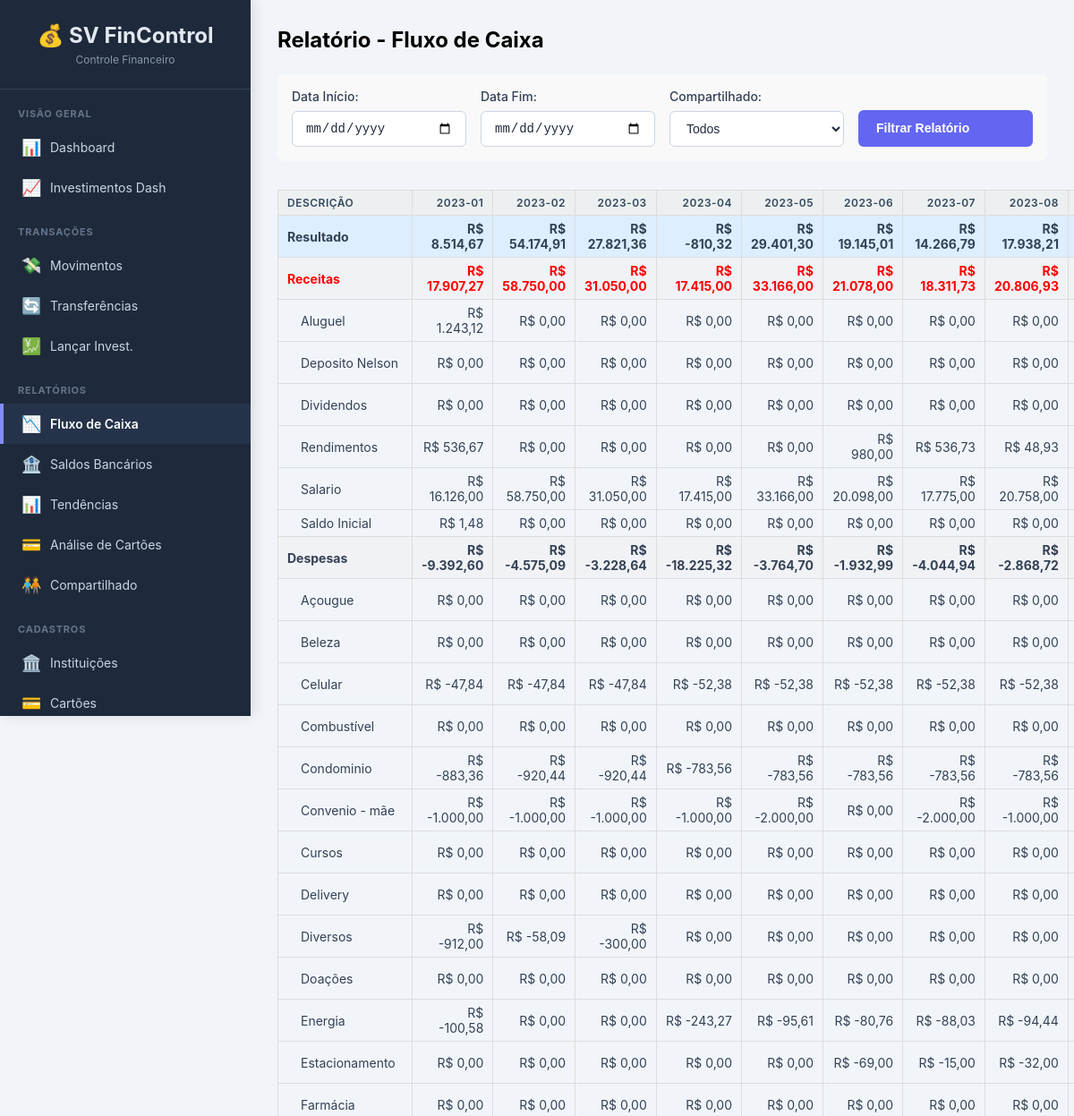
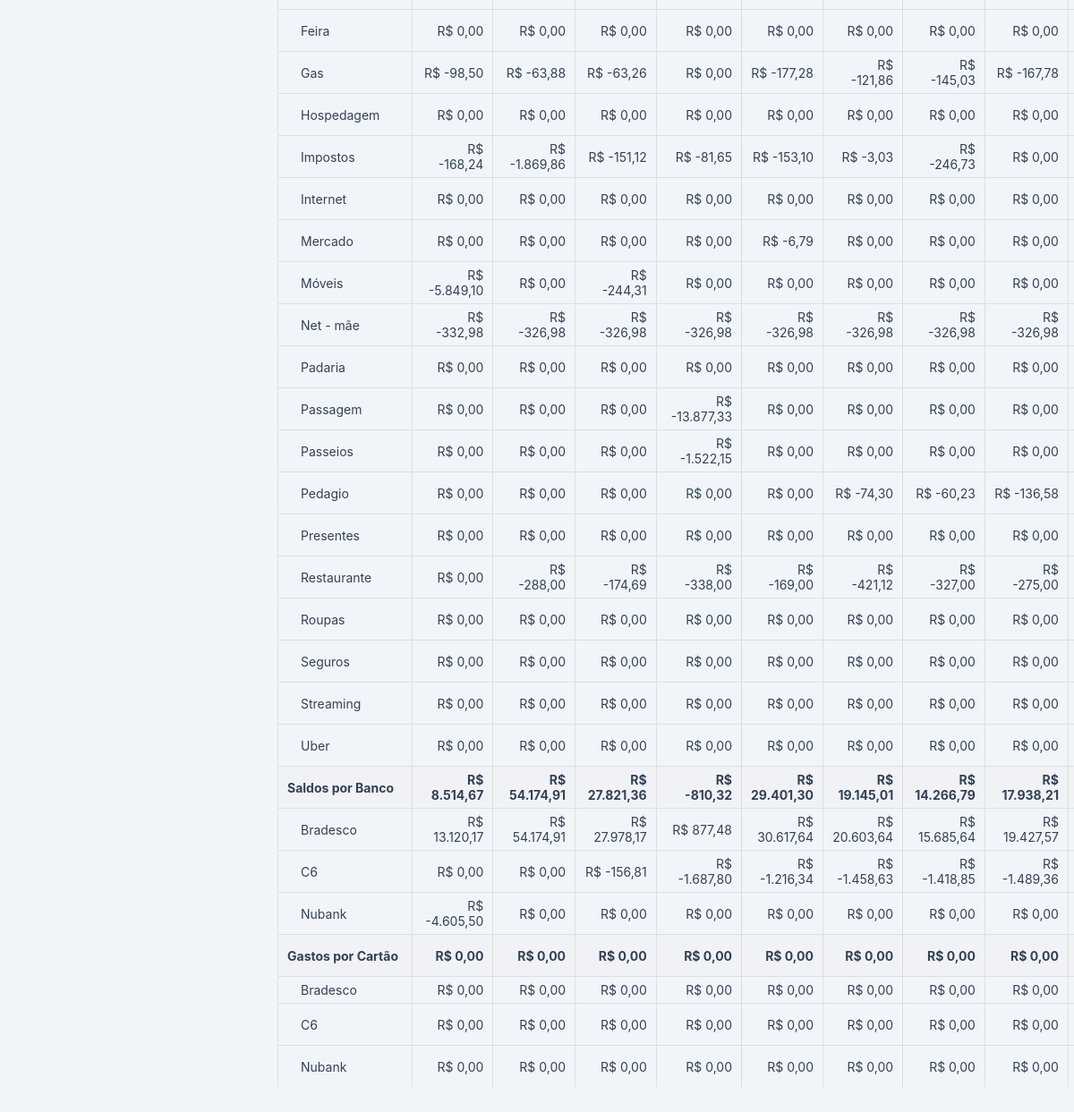
Screenshot of /relatorio/fluxo with the database file from the repository (2 pictures, top to bottom).
### tables this page shows
CREATE TABLE movimentos (
        id INTEGER PRIMARY KEY AUTOINCREMENT,
        data_movimento TEXT NOT NULL,
        data_efetivacao TEXT,
        descricao TEXT NOT NULL,
        categoria_id INTEGER NOT NULL,
        instituicao_id INTEGER NOT NULL,
        cartao_id INTEGER,
        valor REAL NOT NULL,
        status TEXT NOT NULL CHECK(status IN ('Pendente', 'Efetivado')),
        compartilhado TEXT NOT NULL CHECK(compartilhado IN ('100% Silvia', '100% Nelson', '50/50')),
        FOREIGN KEY (categoria_id) REFERENCES categorias (id),
        FOREIGN KEY (instituicao_id) REFERENCES instituicoes (id),
        FOREIGN KEY (cartao_id) REFERENCES cartoes_credito (id)
    );

CREATE TABLE categorias (
        id INTEGER PRIMARY KEY AUTOINCREMENT,
        descricao TEXT NOT NULL UNIQUE,
        tipo TEXT NOT NULL CHECK(tipo IN ('Receita', 'Despesa'))
    );

CREATE TABLE instituicoes (
        id INTEGER PRIMARY KEY AUTOINCREMENT,
        descricao TEXT NOT NULL UNIQUE
    );

CREATE TABLE cartoes_credito (
        id INTEGER PRIMARY KEY AUTOINCREMENT,
        descricao TEXT NOT NULL,
        instituicao_id INTEGER NOT NULL,
        vencimento INTEGER NOT NULL,
        limite REAL NOT NULL,
        FOREIGN KEY (instituicao_id) REFERENCES instituicoes (id)
    );

### app.py (the view, shortened to what this page needs)
@app.route('/relatorio/fluxo')
def relatorio_fluxo():
    conn = get_db_connection()
    data_inicio = request.args.get('data_inicio')
    data_fim = request.args.get('data_fim')
    filtro_compartilhado = request.args.get('compartilhado', 'Todos')
    sql = '''
        SELECT
            m.data_movimento, m.data_efetivacao, m.valor, m.compartilhado, m.status,
            c.descricao AS categoria, c.tipo AS categoria_tipo,
            i.descricao AS instituicao, cc.descricao AS cartao
        FROM movimentos m
        JOIN categorias c ON m.categoria_id = c.id
        JOIN instituicoes i ON m.instituicao_id = i.id
        LEFT JOIN cartoes_credito cc ON m.cartao_id = cc.id
        WHERE 1=1 '''
    params = []
    if filtro_compartilhado != 'Todos': sql += " AND m.compartilhado = ?"; params.append(filtro_compartilhado)
    try:
        df_base = pd.read_sql_query(sql, conn, params=params, parse_dates=['data_movimento'])
        conn.close()
        df_base['data_efetivacao'] = pd.to_datetime(df_base['data_efetivacao'], errors='coerce')
    except Exception as e:
        if conn: conn.close();
        flash(f"Erro ao buscar dados: {e}", "error")
        return render_template('relatorio_fluxo.html', tables={}, months=[], data_inicio=data_inicio, data_fim=data_fim, filtro_compartilhado=filtro_compartilhado, show_table=False)
    if df_base.empty:
        flash("Nenhum movimento encontrado.", "info")
        return render_template('relatorio_fluxo.html', tables={}, months=[], data_inicio=data_inicio, data_fim=data_fim, filtro_compartilhado=filtro_compartilhado, show_table=False)
    df_fluxo_filtrado = df_base.copy()
    df_banco_filtrado = df_base.copy()
    df_cartao_filtrado = df_base.copy()
    all_months = sorted(df_fluxo_filtrado['data_movimento'].dt.strftime('%Y-%m').unique()) if not df_fluxo_filtrado.empty else []
    all_cols_with_media = all_months + ['Média']
    pivot_fluxo = pd.DataFrame()
    resultado = pd.Series(0, index=all_cols_with_media)
    total_receitas = pd.Series(0, index=all_cols_with_media)
    total_despesas = pd.Series(0, index=all_cols_with_media)
    if not df_fluxo_filtrado.empty:
        df_fluxo_filtrado['MesAno'] = df_fluxo_filtrado['data_movimento'].dt.strftime('%Y-%m')
        pivot_fluxo = pd.pivot_table(df_fluxo_filtrado, values='valor', index=['categoria_tipo', 'categoria'], columns='MesAno', aggfunc='sum', fill_value=0)
        pivot_fluxo = pivot_fluxo.reindex(columns=all_months, fill_value=0)
        if not pivot_fluxo.empty:
            pivot_fluxo['Média'] = pivot_fluxo[all_months].mean(axis=1) if all_months else 0
            total_receitas = pivot_fluxo.loc['Receita'].sum() if 'Receita' in pivot_fluxo.index.get_level_values(0) else pd.Series(0, index=pivot_fluxo.columns)
            total_despesas = pivot_fluxo.loc['Despesa'].sum() if 'Despesa' in pivot_fluxo.index.get_level_values(0) else pd.Series(0, index=pivot_fluxo.columns)
            resultado = total_receitas + total_despesas
    df_banco_final = df_banco_filtrado[(df_banco_filtrado['status'] == 'Efetivado') & (df_banco_filtrado['cartao'].isna()) & (df_banco_filtrado['data_efetivacao'].notna())]
    pivot_banco = pd.DataFrame()
    total_bancos = pd.Series(0, index=all_cols_with_media)
    if not df_banco_final.empty:
        df_banco_final['MesAno'] = df_banco_final['data_efetivacao'].dt.strftime('%Y-%m')
        df_banco_final = df_banco_final[df_banco_final['MesAno'].isin(all_months)]
        pivot_banco = pd.pivot_table(df_banco_final, values='valor', index='instituicao', columns='MesAno', aggfunc='sum', fill_value=0)
        pivot_banco = pivot_banco.reindex(columns=all_months, fill_value=0)
        if not pivot_banco.empty:
            pivot_banco['Média'] = pivot_banco[all_months].mean(axis=1) if all_months else 0
            total_bancos = pivot_banco.sum()
    df_cartao_final = df_cartao_filtrado[df_cartao_filtrado['cartao'].notna() & df_cartao_filtrado['data_efetivacao'].notna()]
    pivot_cartao = pd.DataFrame()
    total_cartoes = pd.Series(0, index=all_cols_with_media)
    if not df_cartao_final.empty:
        df_cartao_final['MesAno'] = df_cartao_final['data_efetivacao'].dt.strftime('%Y-%m')
        df_cartao_final = df_cartao_final[df_cartao_final['MesAno'].isin(all_months)]
        pivot_cartao = pd.pivot_table(df_cartao_final, values='valor', index='cartao', columns='MesAno', aggfunc='sum', fill_value=0).abs()
        pivot_cartao = pivot_cartao.reindex(columns=all_months, fill_value=0)
        if not pivot_cartao.empty:
            pivot_cartao['Média'] = pivot_cartao[all_months].mean(axis=1) if all_months else 0
            total_cartoes = pivot_cartao.sum()
    def prepare_total_dict(series_data):
        dict_data = series_data.to_dict()
        for col in all_cols_with_media:
            if col not in dict_data: dict_data[col] = 0
        return {key: format_brl(value) for key, value in dict_data.items()}
    tables = {
        'Resultado': prepare_total_dict(resultado),
        'Receitas': pivot_fluxo.loc['Receita'].applymap(format_brl).reset_index().to_dict('records') if not pivot_fluxo.empty and 'Receita' in pivot_fluxo.index.get_level_values(0) else [],
        'Total_Receitas': prepare_total_dict(total_receitas),
        'Despesas': pivot_fluxo.loc['Despesa'].applymap(format_brl).reset_index().to_dict('records') if not pivot_fluxo.empty and 'Despesa' in pivot_fluxo.index.get_level_values(0) else [],
        'Total_Despesas': prepare_total_dict(total_despesas),
        'Saldos_Banco': pivot_banco.applymap(format_brl).reset_index().to_dict('records') if not pivot_banco.empty else [],
        'Total_Saldos_Banco': prepare_total_dict(total_bancos),
        'Gastos_Cartao': pivot_cartao.applymap(format_brl).reset_index().to_dict('records') if not pivot_cartao.empty else [],
        'Total_Gastos_Cartao': prepare_total_dict(total_cartoes)
    }
    has_months_data = bool(all_months)
    if not has_months_data and (data_inicio or data_fim):
         flash("Nenhum movimento encontrado para o período/filtro.", "info")
    return render_template('relatorio_fluxo.html', tables=tables, months=all_months,
                           data_inicio=data_inicio, data_fim=data_fim,
                           filtro_compartilhado=filtro_compartilhado, show_table=has_months_data)

### app.py (called while the page is built)
def format_brl(value):
    if pd.isna(value) or value == 0:
         return "R$ 0,00"
    try:
         float_value = float(value)
         if float_value == 0.0 and math.copysign(1.0, float_value) == -1.0:
             return "R$ 0,00"
         return f"R$ {float_value:,.2f}".replace(",", "X").replace(".", ",").replace("X", ".")
    except (ValueError, TypeError):
         return "Valor Inválido"

def get_db_connection():
    conn = sqlite3.connect(DATABASE, detect_types=sqlite3.PARSE_DECLTYPES | sqlite3.PARSE_COLNAMES)
    conn.execute("PRAGMA foreign_keys = ON;")
    conn.execute("PRAGMA journal_mode=WAL")
    conn.row_factory = sqlite3.Row
    return conn

### templates/relatorio_fluxo.html (shortened to what this page needs)
{% extends "base.html" %}
{% block content %}
    <h2>Relatório - Fluxo de Caixa</h2>
    <form method="GET" action="{{ url_for('relatorio_fluxo') }}" style="margin: 1.5rem 0; background-color: #f9f9f9; padding: 1rem; border-radius: 8px;">
        <div style="display: grid; grid-template-columns: 1fr 1fr 1fr 1fr; gap: 1rem; align-items: flex-end;">
            <div class="form-group" style="margin-bottom: 0;">
                <label for="data_inicio">Data Início:</label>
                <input type="date" name="data_inicio" value="{{ data_inicio or '' }}">
            </div>
            <div class="form-group" style="margin-bottom: 0;">
                <label for="data_fim">Data Fim:</label>
                <input type="date" name="data_fim" value="{{ data_fim or '' }}">
            </div>
            <div class="form-group" style="margin-bottom: 0;">
                <label for="compartilhado">Compartilhado:</label>
                <select name="compartilhado">
                    <option value="Todos" {% if filtro_compartilhado == 'Todos' %}selected{% endif %}>Todos</option>
                </select>
            </div>
            <button type="submit" class="btn btn-primary">Filtrar Relatório</button>
        </div>
    </form>
    {% if tables %}
    <table class="report-table table table-bordered table-hover table-sm" style="margin-top: 2rem;">
        <thead>
            <tr>
                <th>Descrição</th>
                {% for month in months %}
                    <th>{{ month }}</th>
                {% endfor %}
            </tr>
        </thead>
        <tbody>
            <tr class="total-resultado">
                <td><strong>Resultado</strong></td>
                {% for month in months %}
                    <td>{{ tables['Resultado'].get(month, 'R$ 0,00') }}</td>
                {% endfor %}
            </tr>
            <tr class="section-header">
                <td><strong>Receitas</strong></td>
                {% for month in months %}
                    <td>{{ tables['Total_Receitas'].get(month, 'R$ 0,00') }}</td>
                {% endfor %}
            </tr>
            {% for receita in tables['Receitas'] %}
            <tr>
                <td class="category-indent">{{ receita.categoria }}</td>
                {% for month in months %}
                    <td>{{ receita.get(month, 'R$ 0,00') }}</td>
                {% endfor %}
            </tr>
            {% endfor %}
            <tr class="section-header">
                <td><strong>Despesas</strong></td>
                {% for month in months %}
                    <td>{{ tables['Total_Despesas'].get(month, 'R$ 0,00') }}</td>
                {% endfor %}
            </tr>
            {% for despesa in tables['Despesas'] %}
            <tr>
                <td class="category-indent">{{ despesa.categoria }}</td>
                {% for month in months %}
                    <td>{{ despesa.get(month, 'R$ 0,00') }}</td>
                {% endfor %}
            </tr>
            {% endfor %}
            <tr class="section-header">
                <td><strong>Saldos por Banco</strong></td>
                {% for month in months %}
                    <td>{{ tables['Total_Saldos_Banco'].get(month, 'R$ 0,00') }}</td>
                {% endfor %}
            </tr>
            {% for banco in tables['Saldos_Banco'] %}
            <tr>
                <td class="category-indent">{{ banco.instituicao }}</td>
                {% for month in months %}
                    <td>{{ banco.get(month, 'R$ 0,00') }}</td>
                {% endfor %}
            </tr>
            {% endfor %}
            <tr class="section-header">
                <td><strong>Gastos por Cartão</strong></td>
                {% for month in months %}
                     <td>{{ tables['Total_Gastos_Cartao'].get(month, 'R$ 0,00') }}</td>
                {% endfor %}
            </tr>
            {% for cartao in tables['Gastos_Cartao'] %}
            <tr>
                <td class="category-indent">{{ cartao.cartao }}</td>
                {% for month in months %}
                    <td>{{ cartao.get(month, 'R$ 0,00') }}</td>
                {% endfor %}
            </tr>
            {% endfor %}
        </tbody>
    </table>
    {% else %}
         {% if request.args.get('data_inicio') %}
             <p>Nenhum movimento efetivado encontrado para os filtros selecionados.</p>
         {% else %}
             <p>Use os filtros acima para gerar o relatório.</p>
         {% endif %}
    {% endif %}
{% endblock %}

### templates/base.html (style rules this page uses)
* { margin: 0; padding: 0; box-sizing: border-box; }
body { font-family: -apple-system, BlinkMacSystemFont, "Segoe UI", Roboto, "Helvetica Neue", Arial, sans-serif; background-color: #f1f5f9; min-height: 100vh; display: flex; }
table { width: 100%; border-collapse: collapse; }
thead { background: #f8fafc; }
th { padding: 14px 16px; text-align: left; font-size: 12px; font-weight: 600; color: #475569; text-transform: uppercase; letter-spacing: 0.5px; border-bottom: 2px solid #e2e8f0; white-space: nowrap; }
td { padding: 14px 16px; border-bottom: 1px solid #f1f5f9; color: #334155; font-size: 14px; }
tbody tr:last-child td { border-bottom: none; }
.form-group { margin-bottom: 20px; }
.form-group label { display: block; margin-bottom: 8px; font-weight: 500; font-size: 14px; color: #334155; }
.form-group input, .form-group select, .form-group textarea { width: 100%; padding: 10px 14px; border: 1px solid #cbd5e1; border-radius: 6px; font-size: 14px; transition: border-color 0.2s, box-shadow 0.2s; background: white; color: #1e293b; }
.btn { padding: 10px 20px; border: none; border-radius: 6px; cursor: pointer; font-size: 14px; font-weight: 600; transition: all 0.2s ease-in-out; display: inline-flex; align-items: center; gap: 8px; text-decoration: none; line-height: 1.5; }
.btn-primary { background-color: #6366f1; color: white; }

### templates/relatorio_fluxo.html (style rules this page uses)
.report-table { overflow-x: auto; }
.report-table th, .report-table td { border: 1px solid #ddd; padding: 6px 10px; text-align: right; }
.report-table th:first-child, .report-table td:first-child { text-align: left; min-width: 150px; }
.report-table thead th { background-color: #ecf0f1; color: #34495e; position: sticky; top: 0; z-index: 1; }
.total-resultado td { background-color: #ddeeff; font-weight: bold; }
.section-header td { background-color: #f0f2f5; font-weight: bold; }
.category-indent { padding-left: 25px !important; }
.section-header:nth-of-type(2) td { color: red; }

### rows the page displays
movimentos: categoria "Aluguel", get "R$ 1.243,12" "R$ 0,00" "R$ 0,00" "R$ 0,00" "R$ 0,00" "R$ 0,00" "R$ 0,00" "R$ 0,00"
movimentos: categoria "Deposito Nelson", get "R$ 0,00" "R$ 0,00" "R$ 0,00" "R$ 0,00" "R$ 0,00" "R$ 0,00" "R$ 0,00" "R$ 0,00"
movimentos: categoria "Dividendos", get "R$ 0,00" "R$ 0,00" "R$ 0,00" "R$ 0,00" "R$ 0,00" "R$ 0,00" "R$ 0,00" "R$ 0,00"
movimentos: categoria "Rendimentos", get "R$ 536,67" "R$ 0,00" "R$ 0,00" "R$ 0,00" "R$ 0,00" "R$ 980,00" "R$ 536,73" "R$ 48,93"
movimentos: categoria "Salario", get "R$ 16.126,00" "R$ 58.750,00" "R$ 31.050,00" "R$ 17.415,00" "R$ 33.166,00" "R$ 20.098,00" "R$ 17.775,00" "R$ 20.758,00"
movimentos: categoria "Saldo Inicial", get "R$ 1,48" "R$ 0,00" "R$ 0,00" "R$ 0,00" "R$ 0,00" "R$ 0,00" "R$ 0,00" "R$ 0,00", instituicao "Bradesco", get "R$ 13.120,17" "R$ 54.174,91" "R$ 27.978,17" "R$ 877,48" "R$ 30.617,64" "R$ 20.603,64" "R$ 15.685,64" "R$ 19.427,57"
movimentos: categoria "Açougue", get "R$ 0,00" "R$ 0,00" "R$ 0,00" "R$ 0,00" "R$ 0,00" "R$ 0,00" "R$ 0,00" "R$ 0,00"
movimentos: categoria "Beleza", get "R$ 0,00" "R$ 0,00" "R$ 0,00" "R$ 0,00" "R$ 0,00" "R$ 0,00" "R$ 0,00" "R$ 0,00"
movimentos: categoria "Celular", get "R$ -47,84" "R$ -47,84" "R$ -47,84" "R$ -52,38" "R$ -52,38" "R$ -52,38" "R$ -52,38" "R$ -52,38"
movimentos: categoria "Combustível", get "R$ 0,00" "R$ 0,00" "R$ 0,00" "R$ 0,00" "R$ 0,00" "R$ 0,00" "R$ 0,00" "R$ 0,00"
movimentos: categoria "Condominio", get "R$ -883,36" "R$ -920,44" "R$ -920,44" "R$ -783,56" "R$ -783,56" "R$ -783,56" "R$ -783,56" "R$ -783,56"
movimentos: categoria "Convenio - mãe", get "R$ -1.000,00" "R$ -1.000,00" "R$ -1.000,00" "R$ -1.000,00" "R$ -2.000,00" "R$ 0,00" "R$ -2.000,00" "R$ -1.000,00"
movimentos: categoria "Cursos", get "R$ 0,00" "R$ 0,00" "R$ 0,00" "R$ 0,00" "R$ 0,00" "R$ 0,00" "R$ 0,00" "R$ 0,00"
movimentos: categoria "Delivery", get "R$ 0,00" "R$ 0,00" "R$ 0,00" "R$ 0,00" "R$ 0,00" "R$ 0,00" "R$ 0,00" "R$ 0,00"
movimentos: categoria "Diversos", get "R$ -912,00" "R$ -58,09" "R$ -300,00" "R$ 0,00" "R$ 0,00" "R$ 0,00" "R$ 0,00" "R$ 0,00"
movimentos: categoria "Doações", get "R$ 0,00" "R$ 0,00" "R$ 0,00" "R$ 0,00" "R$ 0,00" "R$ 0,00" "R$ 0,00" "R$ 0,00"
movimentos: categoria "Energia", get "R$ -100,58" "R$ 0,00" "R$ 0,00" "R$ -243,27" "R$ -95,61" "R$ -80,76" "R$ -88,03" "R$ -94,44"
movimentos: categoria "Estacionamento", get "R$ 0,00" "R$ 0,00" "R$ 0,00" "R$ 0,00" "R$ 0,00" "R$ -69,00" "R$ -15,00" "R$ -32,00"
movimentos: categoria "Farmácia", get "R$ 0,00" "R$ 0,00" "R$ 0,00" "R$ 0,00" "R$ 0,00" "R$ 0,00" "R$ 0,00" "R$ 0,00"
movimentos: categoria "Feira", get "R$ 0,00" "R$ 0,00" "R$ 0,00" "R$ 0,00" "R$ 0,00" "R$ 0,00" "R$ 0,00" "R$ 0,00"
movimentos: categoria "Gas", get "R$ -98,50" "R$ -63,88" "R$ -63,26" "R$ 0,00" "R$ -177,28" "R$ -121,86" "R$ -145,03" "R$ -167,78"
movimentos: categoria "Hospedagem", get "R$ 0,00" "R$ 0,00" "R$ 0,00" "R$ 0,00" "R$ 0,00" "R$ 0,00" "R$ 0,00" "R$ 0,00"
movimentos: categoria "Impostos", get "R$ -168,24" "R$ -1.869,86" "R$ -151,12" "R$ -81,65" "R$ -153,10" "R$ -3,03" "R$ -246,73" "R$ 0,00"
movimentos: categoria "Internet", get "R$ 0,00" "R$ 0,00" "R$ 0,00" "R$ 0,00" "R$ 0,00" "R$ 0,00" "R$ 0,00" "R$ 0,00"
movimentos: categoria "Mercado", get "R$ 0,00" "R$ 0,00" "R$ 0,00" "R$ 0,00" "R$ -6,79" "R$ 0,00" "R$ 0,00" "R$ 0,00"
movimentos: categoria "Móveis", get "R$ -5.849,10" "R$ 0,00" "R$ -244,31" "R$ 0,00" "R$ 0,00" "R$ 0,00" "R$ 0,00" "R$ 0,00"
movimentos: categoria "Net - mãe", get "R$ -332,98" "R$ -326,98" "R$ -326,98" "R$ -326,98" "R$ -326,98" "R$ -326,98" "R$ -326,98" "R$ -326,98"
movimentos: categoria "Padaria", get "R$ 0,00" "R$ 0,00" "R$ 0,00" "R$ 0,00" "R$ 0,00" "R$ 0,00" "R$ 0,00" "R$ 0,00"
movimentos: categoria "Passagem", get "R$ 0,00" "R$ 0,00" "R$ 0,00" "R$ -13.877,33" "R$ 0,00" "R$ 0,00" "R$ 0,00" "R$ 0,00"
movimentos: categoria "Passeios", get "R$ 0,00" "R$ 0,00" "R$ 0,00" "R$ -1.522,15" "R$ 0,00" "R$ 0,00" "R$ 0,00" "R$ 0,00"
movimentos: categoria "Pedagio", get "R$ 0,00" "R$ 0,00" "R$ 0,00" "R$ 0,00" "R$ 0,00" "R$ -74,30" "R$ -60,23" "R$ -136,58"
movimentos: categoria "Presentes", get "R$ 0,00" "R$ 0,00" "R$ 0,00" "R$ 0,00" "R$ 0,00" "R$ 0,00" "R$ 0,00" "R$ 0,00"
movimentos: categoria "Restaurante", get "R$ 0,00" "R$ -288,00" "R$ -174,69" "R$ -338,00" "R$ -169,00" "R$ -421,12" "R$ -327,00" "R$ -275,00"
movimentos: categoria "Roupas", get "R$ 0,00" "R$ 0,00" "R$ 0,00" "R$ 0,00" "R$ 0,00" "R$ 0,00" "R$ 0,00" "R$ 0,00"
movimentos: categoria "Seguros", get "R$ 0,00" "R$ 0,00" "R$ 0,00" "R$ 0,00" "R$ 0,00" "R$ 0,00" "R$ 0,00" "R$ 0,00"
movimentos: categoria "Streaming", get "R$ 0,00" "R$ 0,00" "R$ 0,00" "R$ 0,00" "R$ 0,00" "R$ 0,00" "R$ 0,00" "R$ 0,00"
movimentos: categoria "Uber", get "R$ 0,00" "R$ 0,00" "R$ 0,00" "R$ 0,00" "R$ 0,00" "R$ 0,00" "R$ 0,00" "R$ 0,00"
movimentos: instituicao "C6", get "R$ 0,00" "R$ 0,00" "R$ -156,81" "R$ -1.687,80" "R$ -1.216,34" "R$ -1.458,63" "R$ -1.418,85" "R$ -1.489,36"
movimentos: instituicao "Nubank", get "R$ -4.605,50" "R$ 0,00" "R$ 0,00" "R$ 0,00" "R$ 0,00" "R$ 0,00" "R$ 0,00" "R$ 0,00"
movimentos: cartao "Bradesco", get "R$ 0,00" "R$ 0,00" "R$ 0,00" "R$ 0,00" "R$ 0,00" "R$ 0,00" "R$ 0,00" "R$ 0,00"
movimentos: cartao "C6", get "R$ 0,00" "R$ 0,00" "R$ 0,00" "R$ 0,00" "R$ 0,00" "R$ 0,00" "R$ 0,00" "R$ 0,00"
movimentos: cartao "Nubank", get "R$ 0,00" "R$ 0,00" "R$ 0,00" "R$ 0,00" "R$ 0,00" "R$ 0,00" "R$ 0,00" "R$ 0,00"

### other values shown
{{ month }} "2023-01" "2023-02" "2023-03" "2023-04" "2023-05" "2023-06" "2023-07" "2023-08"
{{ tables['Resultado'].get(month, 'R$ 0,00') }} "R$ 8.514,67" "R$ 54.174,91" "R$ 27.821,36" "R$ -810,32" "R$ 29.401,30" "R$ 19.145,01" "R$ 14.266,79" "R$ 17.938,21"
{{ tables['Total_Receitas'].get(month, 'R$ 0,00') }} "R$ 17.907,27" "R$ 58.750,00" "R$ 31.050,00" "R$ 17.415,00" "R$ 33.166,00" "R$ 21.078,00" "R$ 18.311,73" "R$ 20.806,93"
{{ tables['Total_Despesas'].get(month, 'R$ 0,00') }} "R$ -9.392,60" "R$ -4.575,09" "R$ -3.228,64" "R$ -18.225,32" "R$ -3.764,70" "R$ -1.932,99" "R$ -4.044,94" "R$ -2.868,72"
{{ tables['Total_Saldos_Banco'].get(month, 'R$ 0,00') }} "R$ 8.514,67" "R$ 54.174,91" "R$ 27.821,36" "R$ -810,32" "R$ 29.401,30" "R$ 19.145,01" "R$ 14.266,79" "R$ 17.938,21"
{{ tables['Total_Gastos_Cartao'].get(month, 'R$ 0,00') }} "R$ 0,00" "R$ 0,00" "R$ 0,00" "R$ 0,00" "R$ 0,00" "R$ 0,00" "R$ 0,00" "R$ 0,00"
